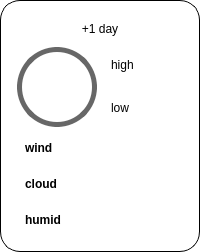
                      <widget class="QFrame" name="frame_33">
                       <property name="styleSheet">
                        <string notr="true">background-color: transparent;
color: #000000;
padding: 5px;
border-radius: 20px;
border: 1px solid black;</string>
                       </property>
                       <property name="frameShape">
                        <enum>QFrame::Shape::StyledPanel</enum>
                       </property>
                       <property name="frameShadow">
                        <enum>QFrame::Shadow::Raised</enum>
                       </property>
                       <layout class="QGridLayout" name="gridLayout_10">
                        <item row="0" column="0" colspan="2">
                         <widget class="QLabel" name="day_number_3">
                          <property name="styleSheet">
                           <string notr="true">border:none;</string>
                          </property>
                          <property name="text">
                           <string>&lt;html&gt;&lt;head/&gt;&lt;body&gt;&lt;p align=&quot;center&quot;&gt;&lt;span style=&quot; color:#000000;&quot;&gt;+1 day&lt;/span&gt;&lt;/p&gt;&lt;/body&gt;&lt;/html&gt;</string>
                          </property>
                          <property name="alignment">
                           <set>Qt::AlignmentFlag::AlignCenter</set>
                          </property>
                         </widget>
                        </item>
                        <item row="1" column="0" rowspan="2">
                         <widget class="QFrame" name="frame_56">
                          <property name="minimumSize">
                           <size>
                            <width>80</width>
                            <height>80</height>
                           </size>
                          </property>
                          <property name="maximumSize">
                           <size>
                            <width>80</width>
                            <height>80</height>
                           </size>
                          </property>
                          <property name="styleSheet">
                           <string notr="true">padding: 5px;
border: 5px solid rgb(103, 103, 103);
border-radius: 40px;
color: rgb(252, 191, 130);</string>
                          </property>
                          <property name="frameShape">
                           <enum>QFrame::Shape::StyledPanel</enum>
                          </property>
                          <property name="frameShadow">
                           <enum>QFrame::Shadow::Raised</enum>
                          </property>
                          <layout class="QGridLayout" name="gridLayout_28">
                           <item row="0" column="0">
                            <widget class="QLabel" name="forecast2_icon_3">
                             <property name="minimumSize">
                              <size>
                               <width>40</width>
                               <height>40</height>
                              </size>
                             </property>
                             <property name="maximumSize">
                              <size>
                               <width>40</width>
                               <height>40</height>
                              </size>
                             </property>
                             <property name="styleSheet">
                              <string notr="true">border: none;
background: none;</string>
                             </property>
                             <property name="text">
                              <string/>
                             </property>
                             <property name="scaledContents">
                              <bool>true</bool>
                             </property>
                             <property name="alignment">
                              <set>Qt::AlignmentFlag::AlignCenter</set>
                             </property>
                            </widget>
                           </item>
                          </layout>
                         </widget>
                        </item>
                        <item row="1" column="1">
                         <widget class="QLabel" name="forecast2_high_3">
                          <property name="styleSheet">
                           <string notr="true">border:none;</string>
                          </property>
                          <property name="text">
                           <string>&lt;html&gt;&lt;head/&gt;&lt;body&gt;&lt;p&gt;&lt;span style=&quot; color:#000000;&quot;&gt;high &lt;/span&gt;&lt;/p&gt;&lt;/body&gt;&lt;/html&gt;</string>
                          </property>
                         </widget>
                        </item>
                        <item row="2" column="1">
                         <widget class="QLabel" name="forecast2_low_3">
                          <property name="styleSheet">
                           <string notr="true">border:none;</string>
                          </property>
                          <property name="text">
                           <string>&lt;html&gt;&lt;head/&gt;&lt;body&gt;&lt;p&gt;&lt;span style=&quot; color:#000000;&quot;&gt;low &lt;/span&gt;&lt;/p&gt;&lt;/body&gt;&lt;/html&gt;</string>
                          </property>
                         </widget>
                        </item>
                        <item row="4" column="0" colspan="2">
                         <widget class="QLabel" name="forecast2_cloud_3">
                          <property name="minimumSize">
                           <size>
                            <width>0</width>
                            <height>30</height>
                           </size>
                          </property>
                          <property name="font">
                           <font>
                            <family>Segoe UI</family>
                            <pointsize>9</pointsize>
                            <bold>true</bold>
                           </font>
                          </property>
                          <property name="styleSheet">
                           <string notr="true">color: #000000;border: none;</string>
                          </property>
                          <property name="text">
                           <string>cloud </string>
                          </property>
                         </widget>
                        </item>
                        <item row="5" column="0" colspan="2">
                         <widget class="QLabel" name="forecast2_humid_3">
                          <property name="minimumSize">
                           <size>
                            <width>0</width>
                            <height>30</height>
                           </size>
                          </property>
                          <property name="font">
                           <font>
                            <family>Segoe UI</family>
                            <pointsize>9</pointsize>
                            <bold>true</bold>
                           </font>
                          </property>
                          <property name="styleSheet">
                           <string notr="true">color: #000000;border: none;</string>
                          </property>
                          <property name="text">
                           <string>humid</string>
                          </property>
                         </widget>
                        </item>
                        <item row="3" column="0" colspan="2">
                         <widget class="QLabel" name="forecast2_wind_3">
                          <property name="minimumSize">
                           <size>
                            <width>0</width>
                            <height>30</height>
                           </size>
                          </property>
                          <property name="font">
                           <font>
                            <family>Segoe UI</family>
                            <pointsize>9</pointsize>
                            <bold>true</bold>
                           </font>
                          </property>
                          <property name="styleSheet">
                           <string notr="true">color: #000000;border: none;</string>
                          </property>
                          <property name="text">
                           <string>wind </string>
                          </property>
                         </widget>
                        </item>
                       </layout>
                      </widget>
